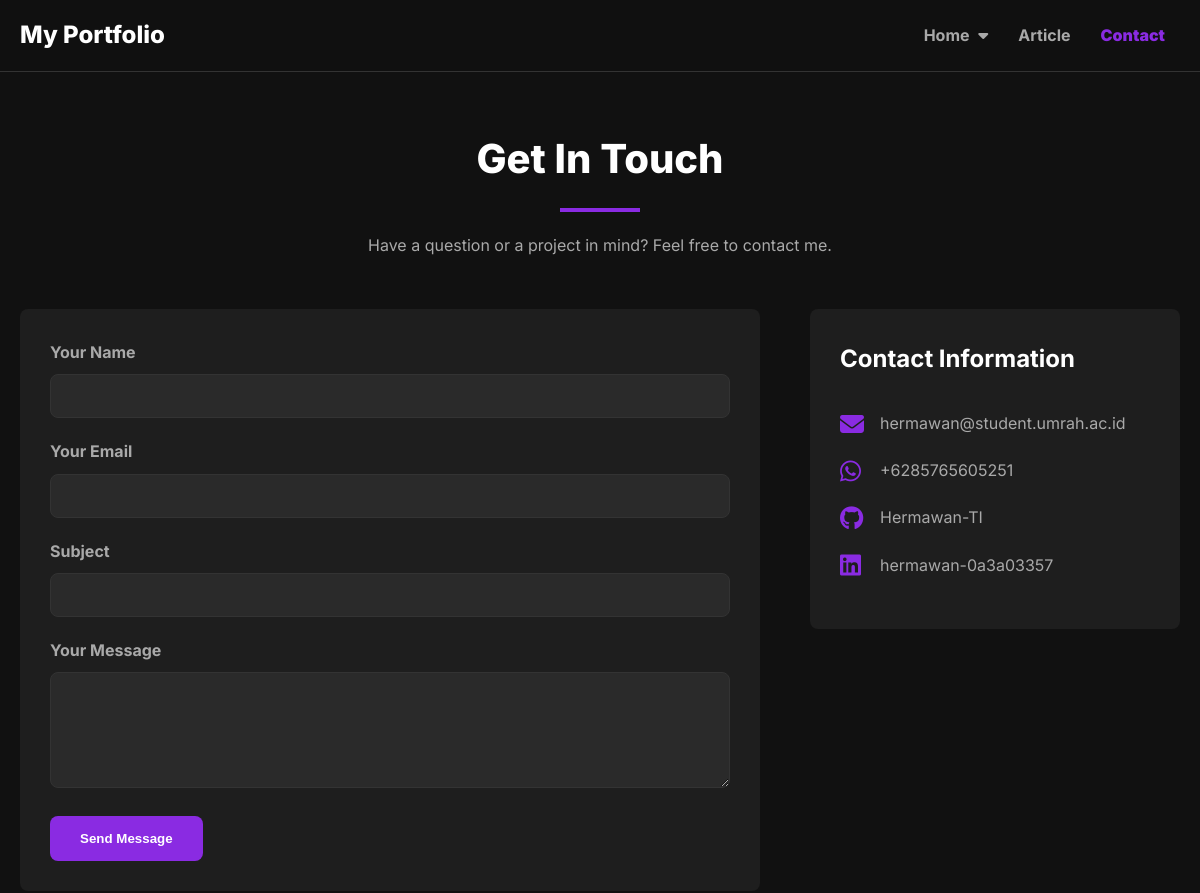
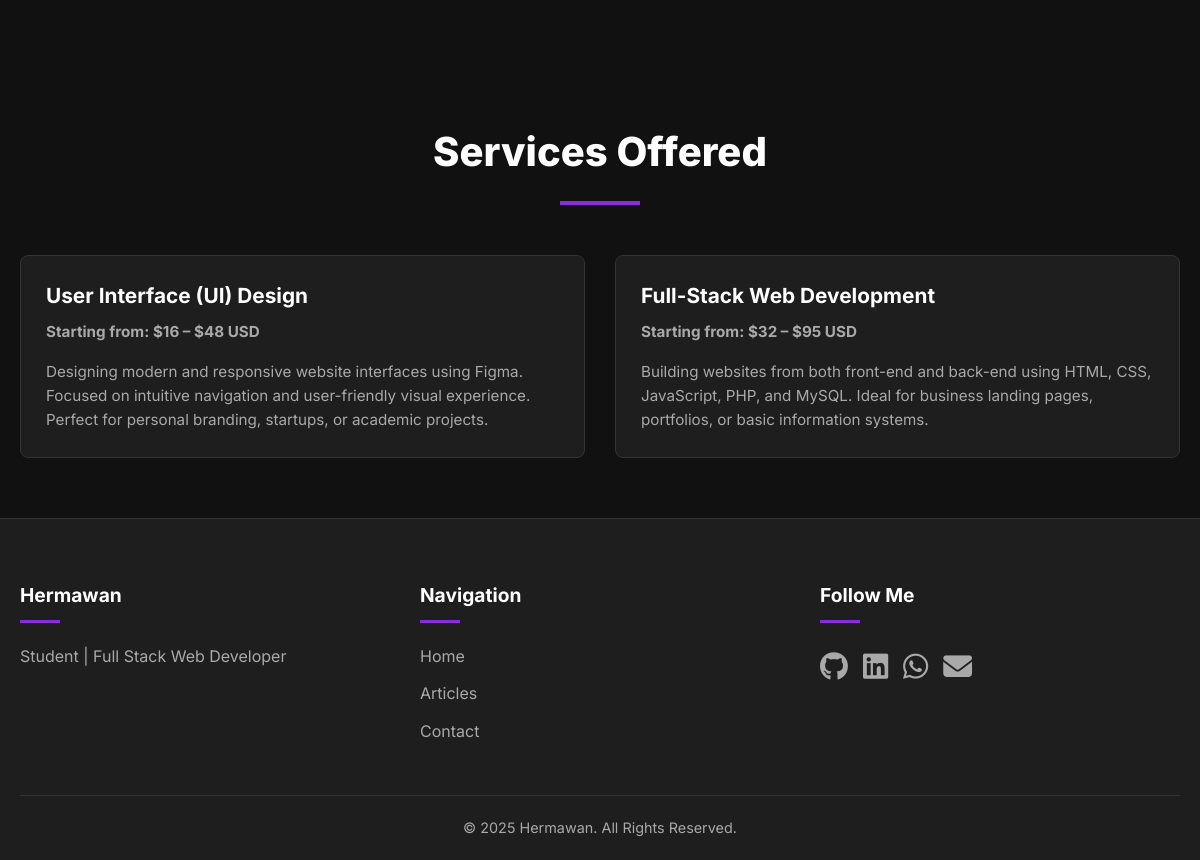
The page /contact.php on the database its author committed (2 pictures, top to bottom).
### tables this page shows
CREATE TABLE `services` (
  `id` int(11) NOT NULL,
  `service_name` varchar(255) NOT NULL,
  `service_price` varchar(255) DEFAULT NULL,
  `service_description` text DEFAULT NULL
);

### contact.php (the view, shortened to what this page needs)
<?php
require_once 'includes/header.php';
$services_result = mysqli_query($conn, "SELECT * FROM services ORDER BY id ASC");
?>
<div class="container">
    <div class="section">
        <h2 class="section-title">Get In Touch</h2>
        <p style="text-align:center; max-width: 600px; margin: -30px auto 50px;">Have a question or a project in mind? Feel free to contact me.</p>
        <div class="contact-grid">
            <div class="contact-form-wrapper">
                <form action="contact.php#contact-form" method="POST" id="contact-form">
                    <div class="form-group"><label>Your Name</label><input type="text" name="name" class="form-control" required></div>
                    <div class="form-group"><label>Your Email</label><input type="email" name="email" class="form-control" required></div>
                    <div class="form-group"><label>Subject</label><input type="text" name="subject" class="form-control" required></div>
                    <div class="form-group"><label>Your Message</label><textarea name="message" rows="5" class="form-control" required></textarea></div>
                    <button type="submit" name="send_message" class="btn btn-primary">Send Message</button>
                </form>
            </div>
            <div class="contact-info-wrapper">
                <h4>Contact Information</h4>
                <ul class="contact-list">
                    <?php if (!empty($settings['contact_email'])): ?><li><i class="fas fa-envelope"></i> <a href="mailto:<?php echo htmlspecialchars($settings['contact_email']); ?>"><?php echo htmlspecialchars($settings['contact_email']); ?></a></li><?php endif; ?>
                    <?php if (!empty($settings['contact_whatsapp'])): ?><li><i class="fab fa-whatsapp"></i> <a href="https://wa.me/<?php echo htmlspecialchars($settings['contact_whatsapp']); ?>" target="_blank">+<?php echo htmlspecialchars($settings['contact_whatsapp']); ?></a></li><?php endif; ?>
                    <?php if (!empty($settings['contact_github'])): ?><li><i class="fab fa-github"></i> <a href="<?php echo htmlspecialchars($settings['contact_github']); ?>" target="_blank"><?php echo htmlspecialchars(basename($settings['contact_github'])); ?></a></li><?php endif; ?>
                    <?php if (!empty($settings['contact_linkedin'])): ?><li><i class="fab fa-linkedin"></i> <a href="<?php echo htmlspecialchars($settings['contact_linkedin']); ?>" target="_blank"><?php echo htmlspecialchars(basename($settings['contact_linkedin'])); ?></a></li><?php endif; ?>
                </ul>
            </div>
        </div>
    </div>
    <div class="section" id="layanan">
        <h2 class="section-title">Services Offered</h2>
        <div class="project-grid">
            <?php while ($service = mysqli_fetch_assoc($services_result)): ?>
                <div class="project-card">
                    <div class="project-info">
                        <h3><?php echo htmlspecialchars($service['service_name']); ?></h3>
                        <?php if (!empty($service['service_price'])): ?><p class="service-price" style="font-weight:700; color:var(--text-body); margin-top:5px; margin-bottom:15px;"><?php echo htmlspecialchars($service['service_price']); ?></p><?php endif; ?>
                        <p><?php echo nl2br(htmlspecialchars($service['service_description'])); ?></p>
                    </div>
                </div>
            <?php endwhile; ?>
        </div>
    </div>
</div>
<?php
include 'includes/footer.php';
?>

### css/style.css (style rules this page uses)
:root { --bg-dark: #111111; --bg-surface: #1e1e1e; --primary-purple: #8A2BE2; --text-heading: #FFFFFF; --text-body: #A9A9A9; --border-color: #333333; --btn-primary-bg: var(--primary-purple); }
* { margin: 0; padding: 0; box-sizing: border-box; }
html { scroll-behavior: smooth; }
body { font-family: 'Inter', sans-serif; background-color: var(--bg-dark); color: var(--text-body); line-height: 1.7; }
.container { max-width: 1200px; margin: 0 auto; padding: 0 20px; }
h1, h2, h3, h4 { color: var(--text-heading); }
h2.section-title { font-size: 2.5rem; font-weight: 800; text-align: center; margin-bottom: 50px; position: relative; }
h2.section-title::after { content: ''; display: block; width: 80px; height: 4px; background-color: var(--primary-purple); margin: 15px auto 0; }
h3 { font-size: 1.8rem; font-weight: 700; margin-bottom: 10px; }
h4 { font-size: 1.5rem; margin-bottom: 30px; }
.btn { padding: 15px 30px; border-radius: 8px; text-decoration: none; font-weight: 700; transition: all 0.3s ease; border: none; }
.btn-primary { background-color: var(--btn-primary-bg); color: white; }
.form-group { margin-bottom: 20px; }
.form-group label { display: block; margin-bottom: 8px; font-weight: 700; }
.form-control { width: 100%; padding: 12px 15px; background-color: #2a2a2a; border: 1px solid var(--border-color); border-radius: 8px; color: var(--text-heading); font-size: 1rem; }
.container>.section:first-child { padding-top: 120px; }
.section { padding: 60px 0; }
.project-grid { display: grid; grid-template-columns: repeat(2, 1fr); gap: 30px; }
.project-card { background-color: var(--bg-surface); border: 1px solid var(--border-color); border-radius: 8px; overflow: hidden; transition: transform 0.3s ease, box-shadow 0.3s ease; display: flex; flex-direction: column; }
.project-info { padding: 25px; flex-grow: 1; }
.project-info h3 { font-size: 1.3rem; line-height: 1.4; }
.project-info p { font-size: 0.95rem; line-height: 1.6; text-align: left; }
.contact-info-wrapper, .contact-form-wrapper { background-color: var(--bg-surface); padding: 30px; border-radius: 8px; }
.contact-grid { display: grid; grid-template-columns: 2fr 1fr; gap: 50px; align-items: flex-start; }
.contact-list { list-style: none; padding: 0; }
.contact-list li { display: flex; align-items: center; gap: 15px; margin-bottom: 20px; }
.contact-list li .fas, .contact-list li .fab { font-size: 1.5rem; color: var(--primary-purple); width: 25px; }
.contact-list li a { color: var(--text-body); text-decoration: none; transition: color 0.3s ease; }

### rows shown on the page
services: service_name "User Interface (UI) Design", service_price "Starting from: $16 – $48 USD", service_description "Designing modern and responsive website interfaces using Figma. Focused on intuitive navigation and user-friendly visual experience. Perfect for personal branding, startups, or academic projects."
services: service_name "Full-Stack Web Development", service_price "Starting from: $32 – $95 USD", service_description "Building websites from both front-end and back-end using HTML, CSS, JavaScript, PHP, and MySQL. Ideal for business landing pages, portfolios, or basic information systems."

### other values the page prints
$settings['contact_email'] "hermawan@student.umrah.ac.id"
$settings['contact_whatsapp'] "6285765605251"
basename($settings['contact_github']) "Hermawan-TI"
basename($settings['contact_linkedin']) "hermawan-0a3a03357"
$settings['full_name'] "Hermawan"
$settings['tagline'] "Student | Full Stack Web Developer"
